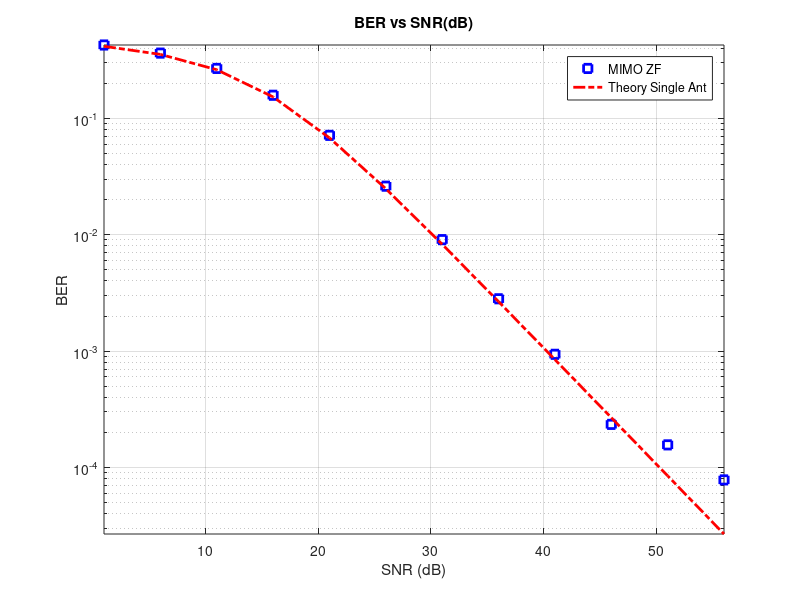

This figure's MATLAB source:
close all; clear all; rng('shuffle'); 
SNRdB = [1:5:56];
Nsub = 64;      %number of subcarriers
Ncp = round(Nsub/10);  %length of CP
numBlocks = 100;      
L = 3;       %number of channel taps between each transmit and receive antenna
r = 2; t = 2;   %number of receive and transmit antennas
BER = zeros(size(SNRdB));  
SNR = zeros(size(SNRdB));
for ix1 = 1:numBlocks
    ix1
    bits = randi([0,1],[t,Nsub]);  %message bits
    h = 1/sqrt(2)*(randn(r,t,L) + j*randn(r,t,L));   
    Hfreq = fft(h,Nsub,3);        
    ChNoise = randn(r,Nsub) + j*randn(r,Nsub);
    for ix2 = 1:length(SNRdB)
        SNR(ix2) = 10^(SNRdB(ix2)/10);
        RxbitsWithoutCP = zeros(r,Nsub);
        Loadedbits = sqrt(SNR(ix2)) * (2*bits - 1);   %BPSK symbols from message bits
        Txsamples = ifft(Loadedbits, Nsub, 2);        %transmitting symbols
        TxsamplesCP = [Txsamples(:, Nsub-Ncp+1:Nsub),Txsamples];   %transmitting symbols with CP
        for tx=1:t
            TxsamplesCp_txi = TxsamplesCP(tx,:);
            Rxbits = [];
            for rx = 1:r
                h_rxi_txi = squeeze(h(rx,tx,:));
                Rxbits = [Rxbits; conv(h_rxi_txi, TxsamplesCp_txi)];   %received bits with CP
            end
            RxbitsWithoutCP = RxbitsWithoutCP + Rxbits(:,Ncp+1:Ncp+Nsub);  %received bits without CP
        end
        RxbitsWithoutCP = RxbitsWithoutCP + ChNoise;
        RxbitsFFT = fft(RxbitsWithoutCP, Nsub, 2);
        for nx = 1:Nsub
            Hsub = Hfreq(:,:,nx);    
            ProcessedBits = pinv(Hsub)*RxbitsFFT(:,nx);
            DecodedBits = (real(ProcessedBits)>=0);     %decoding with threshold=0
            BER(ix2) = BER(ix2) + sum(DecodedBits ~= bits(:,nx));  %total bits in error
        end
    end
end
eSNR = L*SNR/Nsub;   %effective SNR
BER = BER/(numBlocks*Nsub*t);   
 
semilogy(SNRdB,BER,'b  s','linewidth',2.0);
hold on;
semilogy(SNRdB,0.5*(1-sqrt(eSNR./(2+eSNR))),'r -. ','linewidth',2.0);
axis tight;
grid on;
legend('MIMO ZF','Theory Single Ant')
xlabel('SNR (dB)');
ylabel('BER');
title('BER vs SNR(dB)');
